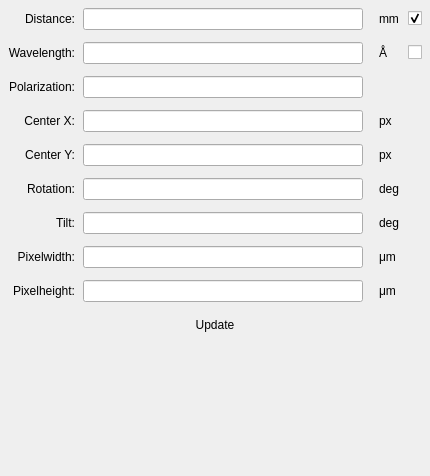
         <widget class="QWidget" name="fit2d">
          <property name="geometry">
           <rect>
            <x>0</x>
            <y>0</y>
            <width>430</width>
            <height>476</height>
           </rect>
          </property>
          <attribute name="label">
           <string>Fit2D Parameters</string>
          </attribute>
          <layout class="QGridLayout" name="gridLayout_7">
           <property name="horizontalSpacing">
            <number>8</number>
           </property>
           <property name="verticalSpacing">
            <number>12</number>
           </property>
           <property name="margin">
            <number>8</number>
           </property>
           <item row="3" column="3">
            <widget class="QLabel" name="label_35">
             <property name="text">
              <string>px</string>
             </property>
            </widget>
           </item>
           <item row="7" column="1">
            <widget class="QLineEdit" name="f2_pixel_width_txt">
             <property name="alignment">
              <set>Qt::AlignRight|Qt::AlignTrailing|Qt::AlignVCenter</set>
             </property>
            </widget>
           </item>
           <item row="8" column="3">
            <widget class="QLabel" name="label_76">
             <property name="text">
              <string>μm</string>
             </property>
            </widget>
           </item>
           <item row="7" column="3">
            <widget class="QLabel" name="label_77">
             <property name="text">
              <string>μm</string>
             </property>
            </widget>
           </item>
           <item row="8" column="0">
            <widget class="QLabel" name="label_75">
             <property name="text">
              <string>Pixelheight:</string>
             </property>
             <property name="alignment">
              <set>Qt::AlignRight|Qt::AlignTrailing|Qt::AlignVCenter</set>
             </property>
            </widget>
           </item>
           <item row="8" column="1">
            <widget class="QLineEdit" name="f2_pixel_height_txt">
             <property name="alignment">
              <set>Qt::AlignRight|Qt::AlignTrailing|Qt::AlignVCenter</set>
             </property>
            </widget>
           </item>
           <item row="1" column="0">
            <widget class="QLabel" name="label_34">
             <property name="text">
              <string>Wavelength:</string>
             </property>
             <property name="alignment">
              <set>Qt::AlignRight|Qt::AlignTrailing|Qt::AlignVCenter</set>
             </property>
            </widget>
           </item>
           <item row="0" column="3">
            <widget class="QLabel" name="label_36">
             <property name="text">
              <string>mm</string>
             </property>
            </widget>
           </item>
           <item row="0" column="1">
            <widget class="QLineEdit" name="f2_distance_txt">
             <property name="focusPolicy">
              <enum>Qt::StrongFocus</enum>
             </property>
             <property name="alignment">
              <set>Qt::AlignRight|Qt::AlignTrailing|Qt::AlignVCenter</set>
             </property>
            </widget>
           </item>
           <item row="0" column="0">
            <widget class="QLabel" name="label_37">
             <property name="text">
              <string>Distance:</string>
             </property>
             <property name="alignment">
              <set>Qt::AlignRight|Qt::AlignTrailing|Qt::AlignVCenter</set>
             </property>
            </widget>
           </item>
           <item row="9" column="0" colspan="5">
            <widget class="QPushButton" name="f2_update_btn">
             <property name="text">
              <string>Update</string>
             </property>
             <property name="flat">
              <bool>true</bool>
             </property>
            </widget>
           </item>
           <item row="10" column="0">
            <spacer name="verticalSpacer_3">
             <property name="orientation">
              <enum>Qt::Vertical</enum>
             </property>
             <property name="sizeHint" stdset="0">
              <size>
               <width>20</width>
               <height>147</height>
              </size>
             </property>
            </spacer>
           </item>
           <item row="1" column="4">
            <widget class="QCheckBox" name="f2_wavelength_cb">
             <property name="text">
              <string/>
             </property>
            </widget>
           </item>
           <item row="3" column="0">
            <widget class="QLabel" name="label_39">
             <property name="text">
              <string>Center X:</string>
             </property>
             <property name="alignment">
              <set>Qt::AlignRight|Qt::AlignTrailing|Qt::AlignVCenter</set>
             </property>
            </widget>
           </item>
           <item row="3" column="1">
            <widget class="QLineEdit" name="f2_center_x_txt">
             <property name="alignment">
              <set>Qt::AlignRight|Qt::AlignTrailing|Qt::AlignVCenter</set>
             </property>
            </widget>
           </item>
           <item row="4" column="0">
            <widget class="QLabel" name="label_41">
             <property name="text">
              <string>Center Y:</string>
             </property>
             <property name="alignment">
              <set>Qt::AlignRight|Qt::AlignTrailing|Qt::AlignVCenter</set>
             </property>
            </widget>
           </item>
           <item row="4" column="1">
            <widget class="QLineEdit" name="f2_center_y_txt">
             <property name="alignment">
              <set>Qt::AlignRight|Qt::AlignTrailing|Qt::AlignVCenter</set>
             </property>
            </widget>
           </item>
           <item row="4" column="3">
            <widget class="QLabel" name="label_40">
             <property name="text">
              <string>px</string>
             </property>
            </widget>
           </item>
           <item row="5" column="0">
            <widget class="QLabel" name="label_45">
             <property name="text">
              <string>Rotation:</string>
             </property>
             <property name="alignment">
              <set>Qt::AlignRight|Qt::AlignTrailing|Qt::AlignVCenter</set>
             </property>
            </widget>
           </item>
           <item row="5" column="1">
            <widget class="QLineEdit" name="f2_rotation_txt">
             <property name="alignment">
              <set>Qt::AlignRight|Qt::AlignTrailing|Qt::AlignVCenter</set>
             </property>
            </widget>
           </item>
           <item row="1" column="1">
            <widget class="QLineEdit" name="f2_wavelength_txt">
             <property name="alignment">
              <set>Qt::AlignRight|Qt::AlignTrailing|Qt::AlignVCenter</set>
             </property>
            </widget>
           </item>
           <item row="1" column="3">
            <widget class="QLabel" name="label_38">
             <property name="text">
              <string>Å</string>
             </property>
            </widget>
           </item>
           <item row="5" column="3">
            <widget class="QLabel" name="label_44">
             <property name="text">
              <string>deg</string>
             </property>
            </widget>
           </item>
           <item row="6" column="0">
            <widget class="QLabel" name="label_42">
             <property name="text">
              <string>Tilt:</string>
             </property>
             <property name="alignment">
              <set>Qt::AlignRight|Qt::AlignTrailing|Qt::AlignVCenter</set>
             </property>
            </widget>
           </item>
           <item row="6" column="1">
            <widget class="QLineEdit" name="f2_tilt_txt">
             <property name="alignment">
              <set>Qt::AlignRight|Qt::AlignTrailing|Qt::AlignVCenter</set>
             </property>
            </widget>
           </item>
           <item row="6" column="3">
            <widget class="QLabel" name="label_43">
             <property name="text">
              <string>deg</string>
             </property>
            </widget>
           </item>
           <item row="7" column="0">
            <widget class="QLabel" name="label_78">
             <property name="text">
              <string>Pixelwidth:</string>
             </property>
             <property name="alignment">
              <set>Qt::AlignRight|Qt::AlignTrailing|Qt::AlignVCenter</set>
             </property>
            </widget>
           </item>
           <item row="2" column="1">
            <widget class="QLineEdit" name="f2_polarization_txt">
             <property name="alignment">
              <set>Qt::AlignRight|Qt::AlignTrailing|Qt::AlignVCenter</set>
             </property>
            </widget>
           </item>
           <item row="2" column="0">
            <widget class="QLabel" name="label_16">
             <property name="text">
              <string>Polarization:</string>
             </property>
             <property name="alignment">
              <set>Qt::AlignRight|Qt::AlignTrailing|Qt::AlignVCenter</set>
             </property>
            </widget>
           </item>
           <item row="0" column="4">
            <widget class="QCheckBox" name="f2_distance_cb">
             <property name="text">
              <string/>
             </property>
             <property name="checked">
              <bool>true</bool>
             </property>
            </widget>
           </item>
          </layout>
         </widget>
